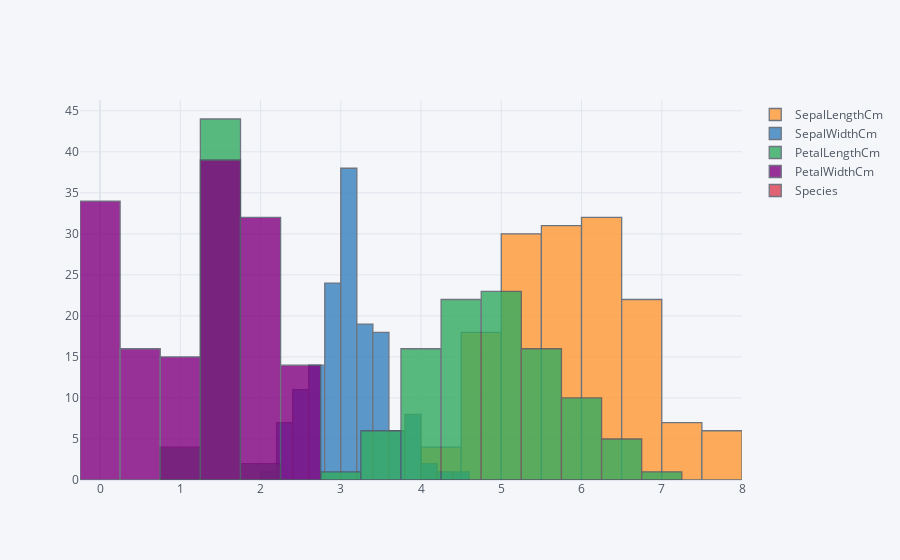

The notebook cell saved with this chart:
### Code cell
dff.iplot(kind='hist',x='SepalLengthCm',y='SepalWidthCm')

### Figure 1 — Plotly figure (JSON) as saved in the notebook; plotly's stock layout.template omitted (floating-point values rounded to 4 significant figures; data arrays with more than 128 entries replaced by an {"elided": "..."} marker saying what was removed)
{"data": [{"histfunc": "count", "histnorm": "", "marker": {"color": "rgba(255, 153, 51, 1.0)", "line": {"color": "#4D5663", "width": 1.3}}, "name": "SepalLengthCm", "opacity": 0.8, "orientation": "v", "type": "histogram", "x": {"elided": "150 float values"}}, {"histfunc": "count", "histnorm": "", "marker": {"color": "rgba(55, 128, 191, 1.0)", "line": {"color": "#4D5663", "width": 1.3}}, "name": "SepalWidthCm", "opacity": 0.8, "orientation": "v", "type": "histogram", "x": {"elided": "150 float values"}}, {"histfunc": "count", "histnorm": "", "marker": {"color": "rgba(50, 171, 96, 1.0)", "line": {"color": "#4D5663", "width": 1.3}}, "name": "PetalLengthCm", "opacity": 0.8, "orientation": "v", "type": "histogram", "x": {"elided": "150 float values"}}, {"histfunc": "count", "histnorm": "", "marker": {"color": "rgba(128, 0, 128, 1.0)", "line": {"color": "#4D5663", "width": 1.3}}, "name": "PetalWidthCm", "opacity": 0.8, "orientation": "v", "type": "histogram", "x": {"elided": "150 float values"}}, {"histfunc": "count", "histnorm": "", "marker": {"color": "rgba(219, 64, 82, 1.0)", "line": {"color": "#4D5663", "width": 1.3}}, "name": "Species", "opacity": 0.8, "orientation": "v", "type": "histogram", "x": {"elided": "150 str values"}}], "layout": {"barmode": "overlay", "legend": {"bgcolor": "#F5F6F9", "font": {"color": "#4D5663"}}, "paper_bgcolor": "#F5F6F9", "plot_bgcolor": "#F5F6F9", "title": {"font": {"color": "#4D5663"}}, "xaxis": {"gridcolor": "#E1E5ED", "showgrid": true, "tickfont": {"color": "#4D5663"}, "title": {"font": {"color": "#4D5663"}, "text": ""}, "zerolinecolor": "#E1E5ED"}, "yaxis": {"gridcolor": "#E1E5ED", "showgrid": true, "tickfont": {"color": "#4D5663"}, "title": {"font": {"color": "#4D5663"}, "text": ""}, "zerolinecolor": "#E1E5ED"}}}
